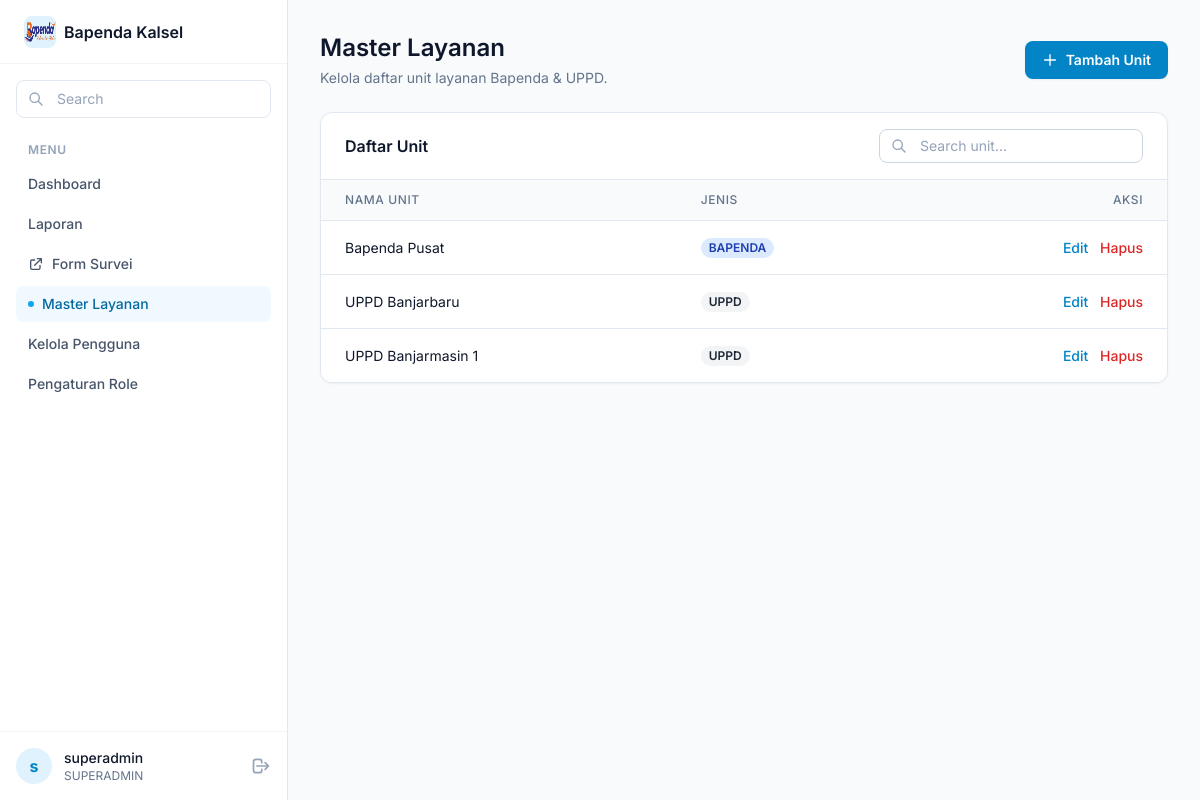
The app's page /public/unit (signed in) with its own data.
### tables this page shows
CREATE TABLE IF NOT EXISTS `units` (
  `id` int(11) NOT NULL AUTO_INCREMENT,
  `nama` varchar(100) NOT NULL,
  `jenis` enum('BAPENDA','UPPD') NOT NULL DEFAULT 'UPPD',
  PRIMARY KEY (`id`)
);

### app/core/Controller.php (called while the page is built, shortened)
<?php
class Controller {
    public function view($view, $data = []) {
        require_once '../app/views/' . $view . '.php';
    }
    public function model($model) {
        return new $model;
    }
}

### app/controllers/UnitController.php (called while the page is built, shortened)
<?php
class UnitController extends Controller {
    public function index() {
        $data = [
            'title' => 'Master Layanan',
            'units' => [],
            'error' => '',
            'success' => ''
        ];
        $unitModel = $this->model('Unit');
        $page = isset($_GET['page']) ? (int)$_GET['page'] : 1;
        $limit = 8;
        $offset = ($page - 1) * $limit;
        $search = $_GET['search'] ?? '';
        $data['units'] = $unitModel->getAllUnits($limit, $offset, $search);
        $totalRecords = $unitModel->countUnits($search);
        $totalPages = ceil($totalRecords / $limit);
        $data['page'] = $page;
        $data['totalPages'] = $totalPages;
        $data['search'] = $search;
        $this->view('unit/index', $data);
    }
}

### app/core/App.php (called while the page is built, shortened)
<?php
class App {
    protected $method = 'index';
    protected $params = [];
    public function __construct() {
        $this->controller = new $this->controller;
        call_user_func_array([$this->controller, $this->method], $this->params);
    }
}

### public/index.php (called while the page is built, shortened)
<?php
$app = new App;

### app/core/Database.php (called while the page is built, shortened)
<?php
class Database {
    private $host = DB_HOST;
    private $user = DB_USER;
    private $pass = DB_PASS;
    private $db_name = DB_NAME;
    private $dbh;
    private $stmt;
    public function __construct() {
        $dsn = 'mysql:host=' . $this->host . ';dbname=' . $this->db_name . ';charset=utf8mb4';
        $option = [
            PDO::ATTR_PERSISTENT => true,
            PDO::ATTR_ERRMODE => PDO::ERRMODE_EXCEPTION,
            PDO::ATTR_DEFAULT_FETCH_MODE => PDO::FETCH_ASSOC
        ];
        try {
            $this->dbh = new PDO($dsn, $this->user, $this->pass, $option);
        } catch(PDOException $e) {
            die($e->getMessage());
        }
    }
    public function query($query) {
        $this->stmt = $this->dbh->prepare($query);
    }
    public function bind($param, $value, $type = null) {
        $this->stmt->bindValue($param, $value, $type);
    }
    public function execute() {
        return $this->stmt->execute();
    }
    public function resultSet() {
        $this->execute();
        return $this->stmt->fetchAll(PDO::FETCH_ASSOC);
    }
}

### app/models/Unit.php (called while the page is built, shortened)
<?php
class Unit {
    private $table = 'units';
    private $db;
    public function __construct() {
        $this->db = new Database;
    }
    public function getAllUnits($limit = null, $offset = 0, $search = '') {
        $query = "SELECT * FROM " . $this->table . " WHERE 1=1";
        $query .= " ORDER BY nama ASC";
        if ($limit) {
            $query .= " LIMIT :limit OFFSET :offset";
        }
        $this->db->query($query);
        if ($limit) {
            $this->db->bind('limit', $limit, PDO::PARAM_INT);
            $this->db->bind('offset', $offset, PDO::PARAM_INT);
        }
        return $this->db->resultSet();
    }
    public function countUnits($search = '') {
        $query = "SELECT COUNT(*) as count FROM " . $this->table . " WHERE 1=1";
        $this->db->query($query);
        $row = $this->db->single();
        return $row['count'];
    }
}

### app/views/unit/index.php (the view, shortened to what this page needs)
<div class="space-y-6">
    <div class="flex flex-col sm:flex-row sm:items-center sm:justify-between gap-4">
        <div>
            <h1 class="text-2xl font-semibold text-slate-900">Master Layanan</h1>
            <p class="mt-1 text-sm text-slate-500">Kelola daftar unit layanan Bapenda & UPPD.</p>
        </div>
        <div class="flex items-center gap-3">
             <button onclick="openModal('create')" class="inline-flex items-center justify-center px-4 py-2 bg-sky-600 border border-transparent rounded-lg text-sm font-semibold text-white hover:bg-sky-700 shadow-sm transition-colors focus:outline-none focus:ring-2 focus:ring-sky-500 focus:ring-offset-2">
                <svg class="w-4 h-4 mr-2" fill="none" stroke="currentColor" viewBox="0 0 24 24"><path stroke-linecap="round" stroke-linejoin="round" stroke-width="2" d="M12 4v16m8-8H4"></path></svg>
                Tambah Unit
            </button>
        </div>
    </div>
    <div class="bg-white rounded-xl shadow-sm border border-slate-200 overflow-hidden">
        <div class="px-6 py-4 border-b border-slate-200 flex justify-between items-center">
            <h3 class="text-base font-semibold text-slate-900">Daftar Unit</h3>
             <form action="<?= BASEURL; ?>/unit" method="GET" class="relative max-w-xs">
                <div class="absolute inset-y-0 left-0 pl-3 flex items-center pointer-events-none">
                </div>
                <input type="text" name="search" value="<?php echo htmlspecialchars($_GET['search'] ?? ''); ?>" class="block w-full pl-10 pr-3 py-1.5 border border-slate-300 rounded-lg text-sm placeholder-slate-400 focus:outline-none focus:ring-1 focus:ring-sky-500 focus:border-sky-500" placeholder="Search unit..." onchange="this.form.submit()">
            </form>
        </div>
        <div class="overflow-x-auto">
            <table class="min-w-full divide-y divide-slate-200 text-sm">
                <thead class="bg-slate-50">
                    <tr>
                        <th class="px-6 py-3 text-left text-xs font-medium text-slate-500 uppercase tracking-wider">Nama Unit</th>
                        <th class="px-6 py-3 text-left text-xs font-medium text-slate-500 uppercase tracking-wider">Jenis</th>
                        <th class="px-6 py-3 text-right text-xs font-medium text-slate-500 uppercase tracking-wider">Aksi</th>
                    </tr>
                </thead>
                <tbody class="bg-white divide-y divide-slate-200">
                    <?php if (empty($data['units'])): ?>
                    <tr>
                        <td colspan="3" class="px-6 py-6 text-center text-xs text-slate-400">Tidak ada data unit.</td>
                    </tr>
                    <?php else: ?>
                        <?php foreach ($data['units'] as $unit): ?>
                        <tr>
                            <td class="px-6 py-4 whitespace-nowrap text-slate-900"><?php echo htmlspecialchars($unit['nama']); ?></td>
                            <td class="px-6 py-4 whitespace-nowrap text-slate-500">
                                <span class="px-2 inline-flex text-xs leading-5 font-semibold rounded-full <?php echo $unit['jenis'] === 'BAPENDA' ? 'bg-blue-100 text-blue-800' : 'bg-gray-100 text-gray-800'; ?>">
                                    <?php echo htmlspecialchars($unit['jenis']); ?>
                                </span>
                            </td>
                            <td class="px-6 py-4 whitespace-nowrap text-right text-sm font-medium space-x-2">
                                <button onclick='openModal("update", <?php echo json_encode($unit); ?>)' class="text-sky-600 hover:text-sky-900">Edit</button>
                                <button onclick='openDeleteModal(<?php echo $unit["id"]; ?>)' class="text-red-600 hover:text-red-900">Hapus</button>
                            </td>
                        </tr>
                        <?php endforeach; ?>
                    <?php endif; ?>
                </tbody>
            </table>
        </div>
    </div>
</div>

### public/assets/css/app.css (style rules this page uses)
body { scroll-behavior: smooth; }

### records on screen
units: nama "Bapenda Pusat", jenis "BAPENDA"
units: nama "UPPD Banjarbaru", jenis "UPPD"
units: nama "UPPD Banjarmasin 1", jenis "UPPD"

### other values on screen
substr($_SESSION['user']['username'] ?? 'U', 0, 1) "s"
$_SESSION['user']['username'] "superadmin"
$_SESSION['user']['role'] "SUPERADMIN"
